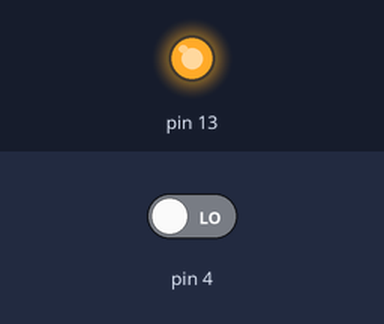
Simulated run of this sketch. Board: Arduino Uno, built with avr-gcc and run on an emulated ATmega328P. On the bench: output pins drawn as LEDs (lit = HIGH). The test bench sets the inputs (shaded band); at power-on: pin 4 LOW.

Above: at 1.2 s.
1.3 s: pin 4 driven HIGH
At 1.6 s:
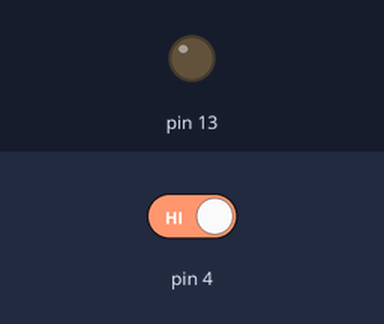
2.8 s: pin 4 driven LOW
At 3.9 s:
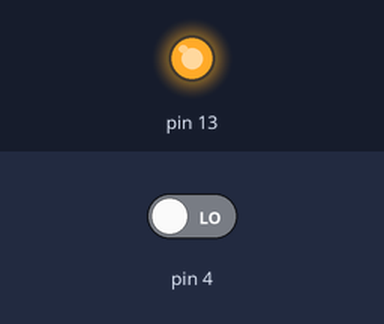
Timing chart, 0 to 5.8 s (numbered marks = the images above; inputs shaded):
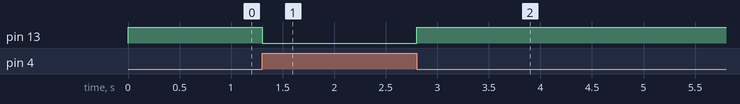

Measured:
- after the input at 1.3 s, pin 13: HIGH → LOW at once
- after the input at 2.8 s, pin 13: LOW → HIGH at once

The sketch:

Button.ino
```cpp
void setup() {
  pinMode(13, OUTPUT);
  pinMode(4, INPUT);
}

void loop() {
  char buttonState=LOW;
  buttonState = digitalRead(4);
  if (buttonState == HIGH) {
    digitalWrite(13, LOW);
  } else {
    digitalWrite(13, HIGH);
  }
}
```
